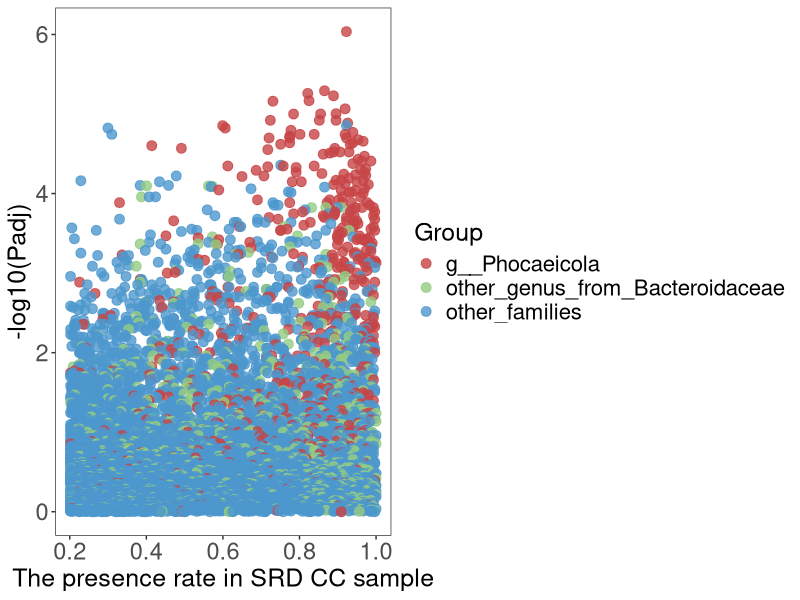

Source code (R):
MAG = read.delim('GT.Krukal.MAG.tsv',header=T)
data = MAG[,c(1,3,16,17)]
Group.col = c("#c74546","#93cc82","#4d97cd")
#Group.col = c('#1C9E78','#D75E01','#4d97cd')
data$P.log = -log10(data$p.adj)
#data$Group = factor(data$Group,levels = unique(data$Group))
data$Group = factor(data$Group,levels = c('g__Phocaeicola','other_genus_from_Bacteroidaceae','other_families'))
library(ggplot2)
file_name = 'Figure.6E.point.plot.pdf'
P=  ggplot(data,aes(live_rate,P.log)) + #Application, shape = FID, shape = city
  geom_point(aes(color = Group),size = 3,alpha = 0.8) + #color = FID, shape = 1, stroke = 2
  #stat_ellipse(level = 0.95,aes(colour = Application),linetype = 2) + #添加置信圈
  #scale_shape_manual(values = c(16,17,18,16,17,16,16,17,18,16,17,16,17,18,16,16,17,18)) +#15,16,17,18
  scale_colour_manual(values = Group.col) +   #mycol
  #geom_vline(xintercept = 0,color = "gray") +
  #geom_hline(yintercept = 0,color = "gray") +
  #scale_y_continuous(limits = c(-0.25,0.1)) +
  theme_bw() +
  theme(panel.grid = element_blank(),
        plot.title = element_text(hjust = 0.5,size = 20),
        axis.text.x = element_text(size = 17),axis.text.y = element_text(size = 17),
        axis.title = element_text(size = 18),
        legend.text = element_text(face = "plain",colour = "black",size = 16),
        legend.title = element_text(face = "plain",colour = "black",size = 18)) +
  labs(x="The presence rate in SRD CC sample",#
       y='-log10(Padj)')#,format(100*eig[2]/sum(eig),digits = 4),"%)",sep=""
ggsave(P,filename = file_name, width = 9,height = 7)
